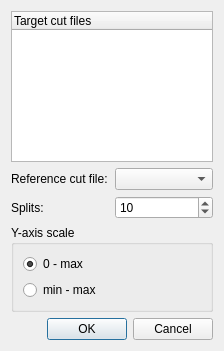
<?xml version="1.0" encoding="UTF-8"?>
<ui version="4.0">
 <class>Dialog</class>
 <widget class="QDialog" name="Dialog">
  <property name="geometry">
   <rect>
    <x>0</x>
    <y>0</y>
    <width>224</width>
    <height>351</height>
   </rect>
  </property>
  <property name="windowTitle">
   <string>Elemental Losses</string>
  </property>
  <layout class="QGridLayout" name="gridLayout">
   <item row="2" column="0">
    <layout class="QHBoxLayout" name="horizontalLayout_4">
     <item>
      <spacer name="horizontalSpacer">
       <property name="orientation">
        <enum>Qt::Horizontal</enum>
       </property>
       <property name="sizeHint" stdset="0">
        <size>
         <width>40</width>
         <height>20</height>
        </size>
       </property>
      </spacer>
     </item>
     <item>
      <widget class="QPushButton" name="OKButton">
       <property name="text">
        <string>OK</string>
       </property>
      </widget>
     </item>
     <item>
      <widget class="QPushButton" name="cancelButton">
       <property name="text">
        <string>Cancel</string>
       </property>
      </widget>
     </item>
    </layout>
   </item>
   <item row="0" column="0">
    <layout class="QVBoxLayout" name="verticalLayout">
     <item>
      <widget class="QTreeWidget" name="targetCutTree">
       <column>
        <property name="text">
         <string>Target cut files</string>
        </property>
       </column>
      </widget>
     </item>
     <item>
      <layout class="QHBoxLayout" name="horizontalLayout">
       <item>
        <widget class="QLabel" name="label">
         <property name="text">
          <string>Reference cut file:</string>
         </property>
        </widget>
       </item>
       <item>
        <widget class="QComboBox" name="referenceCut"/>
       </item>
      </layout>
     </item>
     <item>
      <layout class="QHBoxLayout" name="horizontalLayout_2">
       <item>
        <widget class="QLabel" name="label_2">
         <property name="text">
          <string>Splits:</string>
         </property>
        </widget>
       </item>
       <item>
        <widget class="QSpinBox" name="partitionCount">
         <property name="minimum">
          <number>2</number>
         </property>
         <property name="value">
          <number>10</number>
         </property>
        </widget>
       </item>
      </layout>
     </item>
     <item>
      <widget class="QGroupBox" name="groupBox">
       <property name="title">
        <string>Y-axis scale</string>
       </property>
       <layout class="QGridLayout" name="gridLayout_2">
        <item row="0" column="0">
         <layout class="QVBoxLayout" name="verticalLayout_2">
          <item>
           <widget class="QRadioButton" name="radioButton_0max">
            <property name="text">
             <string>0 - max</string>
            </property>
            <property name="checked">
             <bool>true</bool>
            </property>
           </widget>
          </item>
          <item>
           <widget class="QRadioButton" name="radioButton_minmax">
            <property name="text">
             <string>min - max</string>
            </property>
           </widget>
          </item>
         </layout>
        </item>
       </layout>
      </widget>
     </item>
     <item>
      <layout class="QHBoxLayout" name="horizontalLayout_3"/>
     </item>
    </layout>
   </item>
  </layout>
 </widget>
 <resources/>
 <connections/>
</ui>
